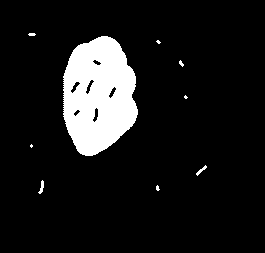
#> input picture python/photos/pattern_1.png, 265 x 253 px
$ python cv2_morphologyEx_open.py
#> lines starting #> are read from the running program, lines starting #| are printed output that depends on the picture; after the words box and inside, x2 and y2 are one past the last pixel; in counts of white or black regions, pixels touching at a corner belong together
# 先腐蚀
# 再进行膨胀
# 就叫做开运算

# 它被用来去除噪声

import cv2
import numpy as np

img_rd = cv2.imread("../../photos/pattern_1.png", 0)
#> img_rd: shape (253, 265); 10.2% white; 9 white regions (5 under 20 px), largest, box (x1, y1, x2, y2) and area: (63, 36, 138, 156) 6662, (38, 180, 44, 194) 41, (196, 165, 207, 176) 37, (28, 33, 36, 36) 20

kernel = np.ones((5, 5), np.uint8)
erosion = cv2.morphologyEx(img_rd, cv2.MORPH_OPEN, kernel)
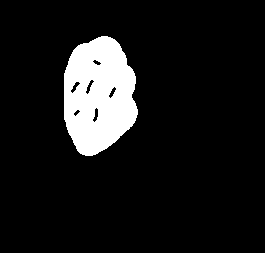
#> erosion: shape (253, 265); 9.9% white; 1 white region, box (x1, y1, x2, y2) and area: (64, 36, 138, 156) 6637

cv2.imshow("win", erosion)
cv2.imwrite("img_morphologyEx_open.jpg", erosion)
cv2.waitKey(0)
